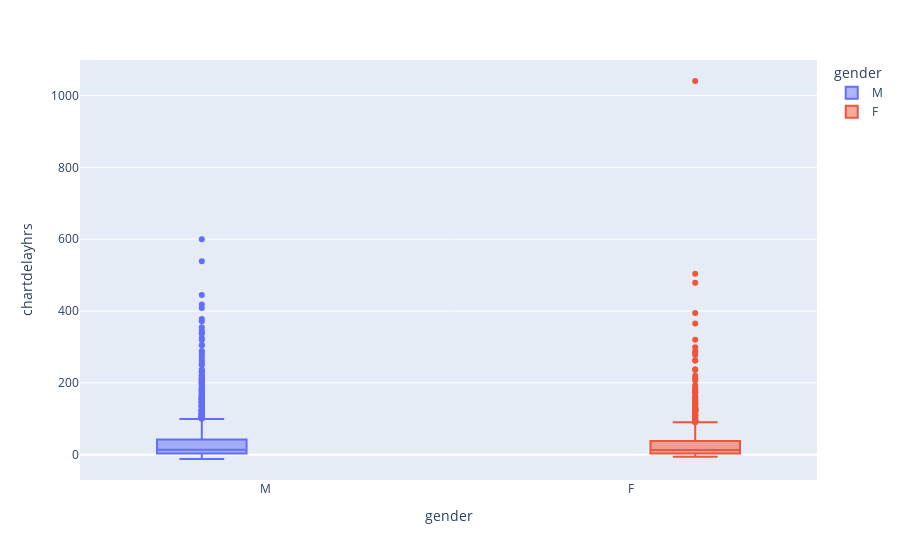

Source (notebook cell):
### Markdown cell above
### As we can see here, data needs to be cleaned e.g. on age

### Code cell
demographic = data_TBI_ML.groupby(['hadm_id']).aggregate({'chartdelayhrs':'mean', 'gender':'min'})
fig = px.box(demographic,x = 'gender', y="chartdelayhrs", color='gender')
fig.show()

### Figure 1 — Plotly figure (JSON) as saved in the notebook; plotly's stock layout.template omitted (floating-point values rounded to 4 significant figures; data arrays with more than 128 entries replaced by an {"elided": "..."} marker saying what was removed)
{"data": [{"alignmentgroup": "True", "hoverlabel": {"namelength": 0}, "hovertemplate": "gender=%{x}<br>chartdelayhrs=%{y}", "legendgroup": "M", "marker": {"color": "#636efa"}, "name": "M", "notched": false, "offsetgroup": "M", "orientation": "v", "showlegend": true, "type": "box", "x": {"elided": "1399 str values"}, "x0": " ", "xaxis": "x", "y": {"elided": "1399 float values"}, "y0": " ", "yaxis": "y"}, {"alignmentgroup": "True", "hoverlabel": {"namelength": 0}, "hovertemplate": "gender=%{x}<br>chartdelayhrs=%{y}", "legendgroup": "F", "marker": {"color": "#EF553B"}, "name": "F", "notched": false, "offsetgroup": "F", "orientation": "v", "showlegend": true, "type": "box", "x": {"elided": "834 str values"}, "x0": " ", "xaxis": "x", "y": {"elided": "834 float values"}, "y0": " ", "yaxis": "y"}], "layout": {"boxmode": "group", "legend": {"title": {"text": "gender"}, "tracegroupgap": 0}, "margin": {"t": 60}, "xaxis": {"anchor": "y", "categoryarray": ["M", "F"], "categoryorder": "array", "domain": [0, 1], "title": {"text": "gender"}}, "yaxis": {"anchor": "x", "domain": [0, 1], "title": {"text": "chartdelayhrs"}}}}
